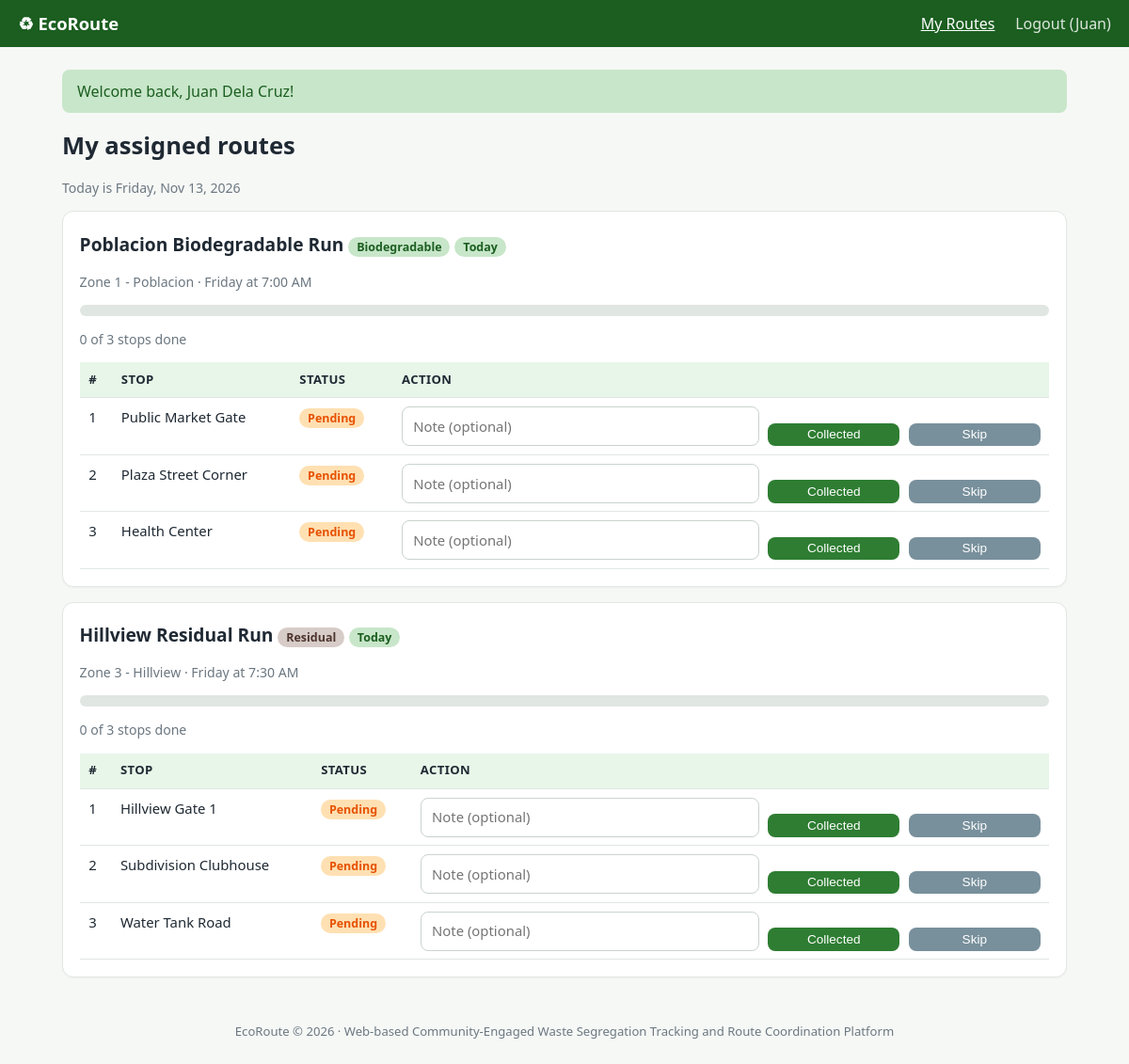
Screenshot of /collector/routes.php (signed in) with the database file from the repository.
### tables this page shows
CREATE TABLE routes(
  id INT AUTO_INCREMENT PRIMARY KEY,
  name VARCHAR(100) NOT NULL,
  zone_id INT NOT NULL,
  collector_id INT NULL,
  collection_day ENUM('Monday','Tuesday','Wednesday','Thursday','Friday','Saturday','Sunday') NOT NULL,
  waste_type ENUM('biodegradable','recyclable','residual','special') NOT NULL,
  start_time TIME NOT NULL DEFAULT '07:00:00',
  FOREIGN KEY(zone_id) REFERENCES zones(id) ON DELETE CASCADE,
  FOREIGN KEY(collector_id) REFERENCES users(id) ON DELETE SET NULL
);

CREATE TABLE zones(
  id INT AUTO_INCREMENT PRIMARY KEY,
  name VARCHAR(80) NOT NULL,
  description VARCHAR(255) DEFAULT ''
);

CREATE TABLE route_stops(
  id INT AUTO_INCREMENT PRIMARY KEY,
  route_id INT NOT NULL,
  stop_order INT NOT NULL DEFAULT 1,
  location_name VARCHAR(120) NOT NULL,
  FOREIGN KEY(route_id) REFERENCES routes(id) ON DELETE CASCADE
);

### collector/routes.php (the view, shortened to what this page needs)
<?php require __DIR__ . '/../config.php'; require_role('collector'); $title = 'My Routes';
$u = user(); $today = date('Y-m-d'); $day = date('l');
$rt = $pdo->prepare('SELECT r.*, z.name zone FROM routes r JOIN zones z ON z.id=r.zone_id WHERE r.collector_id=? ORDER BY (r.collection_day=?) DESC, r.id');
$rt->execute([$u['id'], $day]); $routes = $rt->fetchAll();
include __DIR__ . '/../includes/header.php'; ?>
<h1>My assigned routes</h1><p class="mut">Today is <?= $day ?>, <?= date('M j, Y') ?></p>
<?php foreach ($routes as $r):
    $sp = $pdo->prepare('SELECT s.*, l.status, l.note FROM route_stops s LEFT JOIN collection_logs l ON l.stop_id=s.id AND l.log_date=? WHERE s.route_id=? ORDER BY s.stop_order');
    $sp->execute([$today, $r['id']]); $stops = $sp->fetchAll();
    $done = count(array_filter($stops, fn($x) => $x['status'])); $isToday = $r['collection_day'] === $day; ?>
<div class="card"><h2><?= e($r['name']) ?> <?= badge($r['waste_type']) ?> <?= $isToday ? '<span class="badge collected">Today</span>' : '' ?></h2>
  <p class="mut"><?= e($r['zone']) ?> &middot; <?= $r['collection_day'] ?> at <?= date('g:i A', strtotime($r['start_time'])) ?></p>
  <?php if ($isToday): ?><div class="bar"><i style="width:<?= $stops ? round($done / count($stops) * 100) : 0 ?>%"></i></div><p class="mut"><?= $done ?> of <?= count($stops) ?> stops done</p><?php endif; ?>
  <div class="tbl"><table><thead><tr><th>#</th><th>Stop</th><th>Status</th><?php if ($isToday): ?><th>Action</th><?php endif; ?></tr></thead><tbody>
  <?php foreach ($stops as $s): ?><tr><td><?= $s['stop_order'] ?></td><td><?= e($s['location_name']) ?></td><td><?= $isToday ? ($s['status'] ? badge($s['status']) : badge('pending')) : '<span class="mut">-</span>' ?></td>
    <?php if ($isToday): ?><td><form method="post" class="row"><?= csrf() ?><input type="hidden" name="stop_id" value="<?= $s['id'] ?>">
      <input name="note" placeholder="Note (optional)" value="<?= e($s['note'] ?? '') ?>">
      <button class="btn sm" name="status" value="collected">Collected</button><button class="btn sm gray" name="status" value="skipped">Skip</button></form></td><?php endif; ?></tr>
  <?php endforeach; ?></tbody></table></div></div>
<?php endforeach; if (!$routes) echo '<div class="card mut">No routes assigned yet. Ask the admin to assign you.</div>'; ?>
<?php include __DIR__ . '/../includes/footer.php'; ?>

### config.php (shortened to what this page needs)
<?php
function e($s) { return htmlspecialchars((string)$s, ENT_QUOTES, 'UTF-8'); }
function badge($s) { return '<span class="badge ' . e($s) . '">' . e(str_replace('_', ' ', $s)) . '</span>'; }

### assets/css/style.css (style rules this page uses)
:root { --g:#2e7d32;--gd:#1b5e20;--gl:#e8f5e9;--ink:#1f2933;--mut:#6b7780;--bd:#e1e7e3;--bg:#f6f8f6;--warn:#f9a825;--bad:#c62828 }
* { box-sizing:border-box }
body { margin:0;font-family:system-ui,"Segoe UI",sans-serif;background:var(--bg);color:var(--ink);line-height:1.5 }
h1,h2,h3 { margin:.2rem 0 .8rem }
h1 { font-size:1.6rem }
h2 { font-size:1.2rem }
.card { background:#fff;border:1px solid var(--bd);border-radius:12px;padding:1.1rem;margin-bottom:1rem;box-shadow:0 1px 2px rgba(0,0,0,.04) }
.btn { display:inline-block;background:var(--g);color:#fff;border:0;border-radius:8px;padding:.55rem 1.1rem;font-size:.95rem;cursor:pointer;text-decoration:none }
.btn.sm { padding:.3rem .7rem;font-size:.85rem }
.btn.gray { background:#78909c }
input,select,textarea { width:100%;padding:.55rem .7rem;border:1px solid #c9d3cc;border-radius:8px;font:inherit;background:#fff }
.row { display:flex;gap:.6rem;flex-wrap:wrap;align-items:flex-end }
.row>* { flex:1;min-width:140px }
.row .btn { flex:0;margin:0;width:auto }
table { width:100%;border-collapse:collapse;font-size:.93rem }
th,td { padding:.55rem .6rem;border-bottom:1px solid var(--bd);text-align:left;vertical-align:top }
th { background:var(--gl);font-size:.82rem;text-transform:uppercase;letter-spacing:.03em }
.tbl { overflow-x:auto }
.badge { padding:.12rem .55rem;border-radius:99px;font-size:.78rem;font-weight:600;background:#eceff1;text-transform:capitalize }
.badge.biodegradable,.badge.collected,.badge.resolved { background:#c8e6c9;color:#1b5e20 }
.badge.residual { background:#d7ccc8;color:#4e342e }
.badge.special,.badge.pending,.badge.skipped { background:#ffe0b2;color:#e65100 }
.bar { background:#e0e6e2;border-radius:99px;height:12px;overflow:hidden }
.mut { color:var(--mut);font-size:.88rem }

### rows the page displays
routes: name "Poblacion Biodegradable Run", waste_type "Biodegradable", shows "Today", zone.name "Zone 1 - Poblacion", collection_day "Friday", start_time "7:00 AM", done "0", count($stops) "3", shows "ACTION"
route_stops: stop_order "1", location_name "Public Market Gate", s "Pending"
route_stops: stop_order "2", location_name "Plaza Street Corner", s "Pending"
route_stops: stop_order "3", location_name "Health Center", s "Pending"
routes: name "Hillview Residual Run", waste_type "Residual", shows "Today", zone.name "Zone 3 - Hillview", collection_day "Friday", start_time "7:30 AM", done "0", count($stops) "3", shows "ACTION"
route_stops: stop_order "1", location_name "Hillview Gate 1", s "Pending"
route_stops: stop_order "2", location_name "Subdivision Clubhouse", s "Pending"
route_stops: stop_order "3", location_name "Water Tank Road", s "Pending"

### other values shown
$n[1] "My Routes"
explode(' ', $u['name'])[0] "Juan"
$f[0] "Welcome back, Juan Dela Cruz!"
